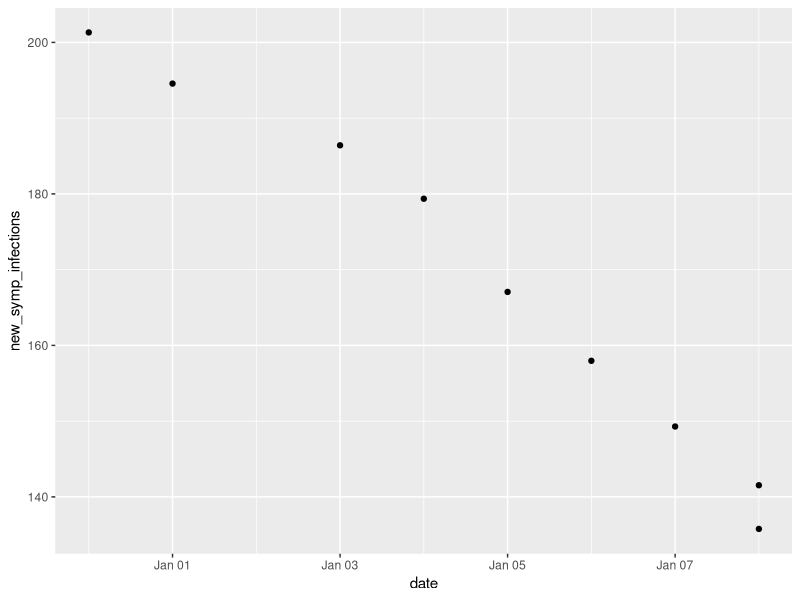

Here is the R script that generated this plot:
## ---- chunk 1
library(tidyverse)
library(lubridate)
zoe <- read_csv("zoe.csv",col_names = c("date","new_symp_infections"))
subset = filter(zoe, date>"2020-12-30")
ggplot(subset,aes(x=date,y=new_symp_infections))+geom_point()


